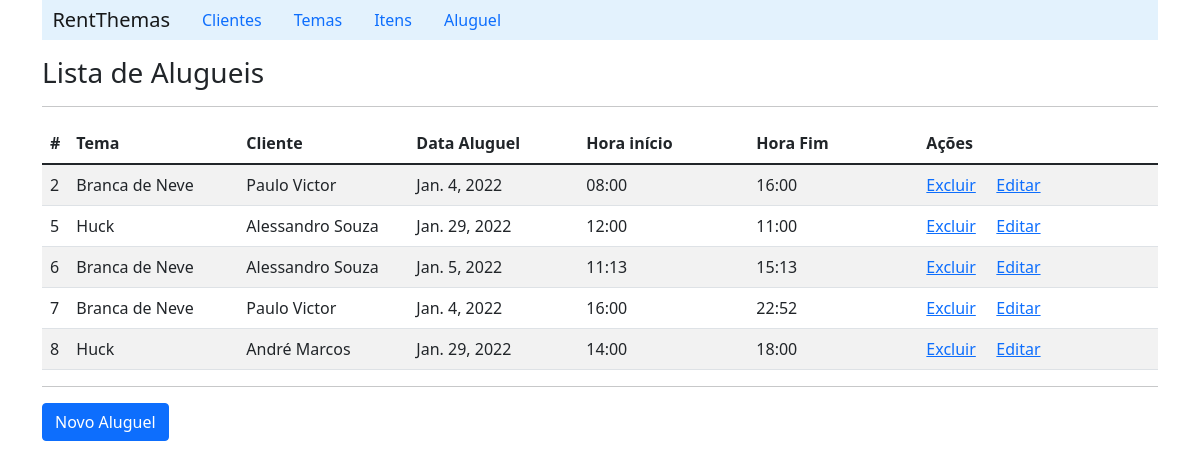
The app's page /listRent/, older data.
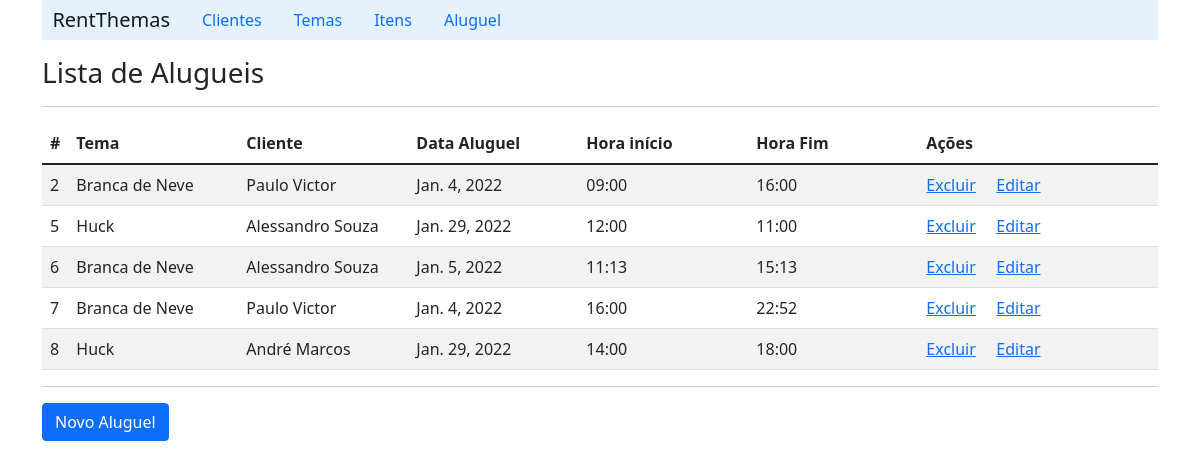
The same page, newer data.
### rent/models.py (models this page shows, shortened)
class Rent(models.Model):
    date = models.DateField(blank=False, null=False)
    start_hours = models.CharField(max_length=5, blank=False, null=False)
    end_hours = models.CharField(max_length=5, blank=False, null=False)
    client = models.ForeignKey('Client', on_delete=CASCADE, related_name='rents')
    theme = models.ForeignKey('Theme', on_delete=CASCADE, related_name='rents')
    address = models.OneToOneField('Address', on_delete=models.CASCADE, null=True)

class Theme(models.Model):
    name = models.CharField(max_length=20, blank=False)
    color = models.CharField(max_length=10)
    price = models.FloatField()
    itens =  models.ManyToManyField('Item', related_name='themes')

class Client(models.Model):
    name = models.CharField(max_length=60, blank=False)
    email = models.CharField(max_length=60, blank=True)

### rent/views.py (the view)
# urls.py: path('listRent/', RentViews.listRent),
    def listRent(request):
        rent_list = Rent.objects.all()
        context = {'rent_list': rent_list}
        return render(request, 'rent/listRent.html', context)

### rent/templates/rent/listRent.html (shortened to what this page needs)
{% extends "index.html" %}
    {% block content %}
        <h3>Lista de Alugueis</h3>
        <hr>
        <table class="table table-striped">
            {% if rent_list %}
                <thead>
                    <tr>
                        <th scope="col">#</th>
                        <th scope="col">Tema</th>
                        <th scope="col">Cliente</th>
                        <th scope="col">Data Aluguel</th>
                        <th scope="col">Hora início</th>
                        <th scope="col">Hora Fim</th>
                        <th scope="col">Ações</th>
                        <th scope="col"></th>
                    </tr>
                </thead>
                {% for rent in rent_list%}
                    <tr>
                        <td width='15'>{{rent.id}}</td>
                        <td width='170'>{{rent.theme.name}}</td>
                        <td width='170'>{{rent.client.name}}</td>
                        <td width='170'>{{rent.date}}</td>
                        <td width='170'>{{rent.start_hours}}</td>
                        <td width='170'>{{rent.end_hours}}</td>
                        <td width='70'><a href="/deleteRent/{{rent.id}}">Excluir</a></td>
                        <td><a href="/detailRent/{{rent.id}}">Editar</a></td>
                    </tr>
                {% endfor %}
            {% else %}
                <p>Nenhum item cadastrado!!</p>
            {%endif%}
        </table>
        <hr>
        <a class="btn btn-primary" href="/formRent">Novo Aluguel</a>
    {% endblock %}

Row changes from the older to the newer data that the page shows:
changed Rent id 2: start_hours "08:00" → "09:00"
